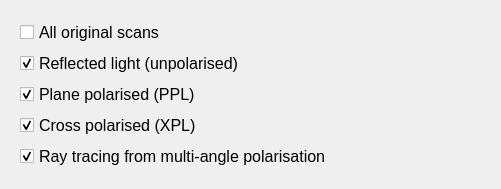
                          <widget class="QWidget" name="scrollAreaWidgetContents_2">
                           <property name="geometry">
                            <rect>
                             <x>0</x>
                             <y>0</y>
                             <width>501</width>
                             <height>165</height>
                            </rect>
                           </property>
                           <layout class="QGridLayout" name="gridLayout_10">
                            <item row="0" column="0">
                             <widget class="QWidget" name="widget_2" native="true">
                              <layout class="QGridLayout" name="gridLayout_11">
                               <item row="0" column="0">
                                <widget class="QCheckBox" name="checkBox_3">
                                 <property name="font">
                                  <font>
                                   <family>Arial</family>
                                   <pointsize>12</pointsize>
                                  </font>
                                 </property>
                                 <property name="text">
                                  <string>All original scans</string>
                                 </property>
                                </widget>
                               </item>
                               <item row="1" column="0">
                                <widget class="QCheckBox" name="checkBox_4">
                                 <property name="font">
                                  <font>
                                   <family>Arial</family>
                                   <pointsize>12</pointsize>
                                  </font>
                                 </property>
                                 <property name="text">
                                  <string>Reflected light (unpolarised)</string>
                                 </property>
                                 <property name="checked">
                                  <bool>true</bool>
                                 </property>
                                </widget>
                               </item>
                               <item row="2" column="0">
                                <widget class="QCheckBox" name="checkBox_13">
                                 <property name="font">
                                  <font>
                                   <family>Arial</family>
                                   <pointsize>12</pointsize>
                                  </font>
                                 </property>
                                 <property name="text">
                                  <string>Plane polarised (PPL)</string>
                                 </property>
                                 <property name="checked">
                                  <bool>true</bool>
                                 </property>
                                </widget>
                               </item>
                               <item row="3" column="0">
                                <widget class="QCheckBox" name="checkBox_14">
                                 <property name="font">
                                  <font>
                                   <family>Arial</family>
                                   <pointsize>12</pointsize>
                                  </font>
                                 </property>
                                 <property name="text">
                                  <string>Cross polarised (XPL)</string>
                                 </property>
                                 <property name="checked">
                                  <bool>true</bool>
                                 </property>
                                </widget>
                               </item>
                               <item row="4" column="0">
                                <widget class="QCheckBox" name="checkBox_12">
                                 <property name="font">
                                  <font>
                                   <family>Arial</family>
                                   <pointsize>12</pointsize>
                                  </font>
                                 </property>
                                 <property name="text">
                                  <string>Ray tracing from multi-angle polarisation</string>
                                 </property>
                                 <property name="checked">
                                  <bool>true</bool>
                                 </property>
                                </widget>
                               </item>
                              </layout>
                             </widget>
                            </item>
                           </layout>
                          </widget>
